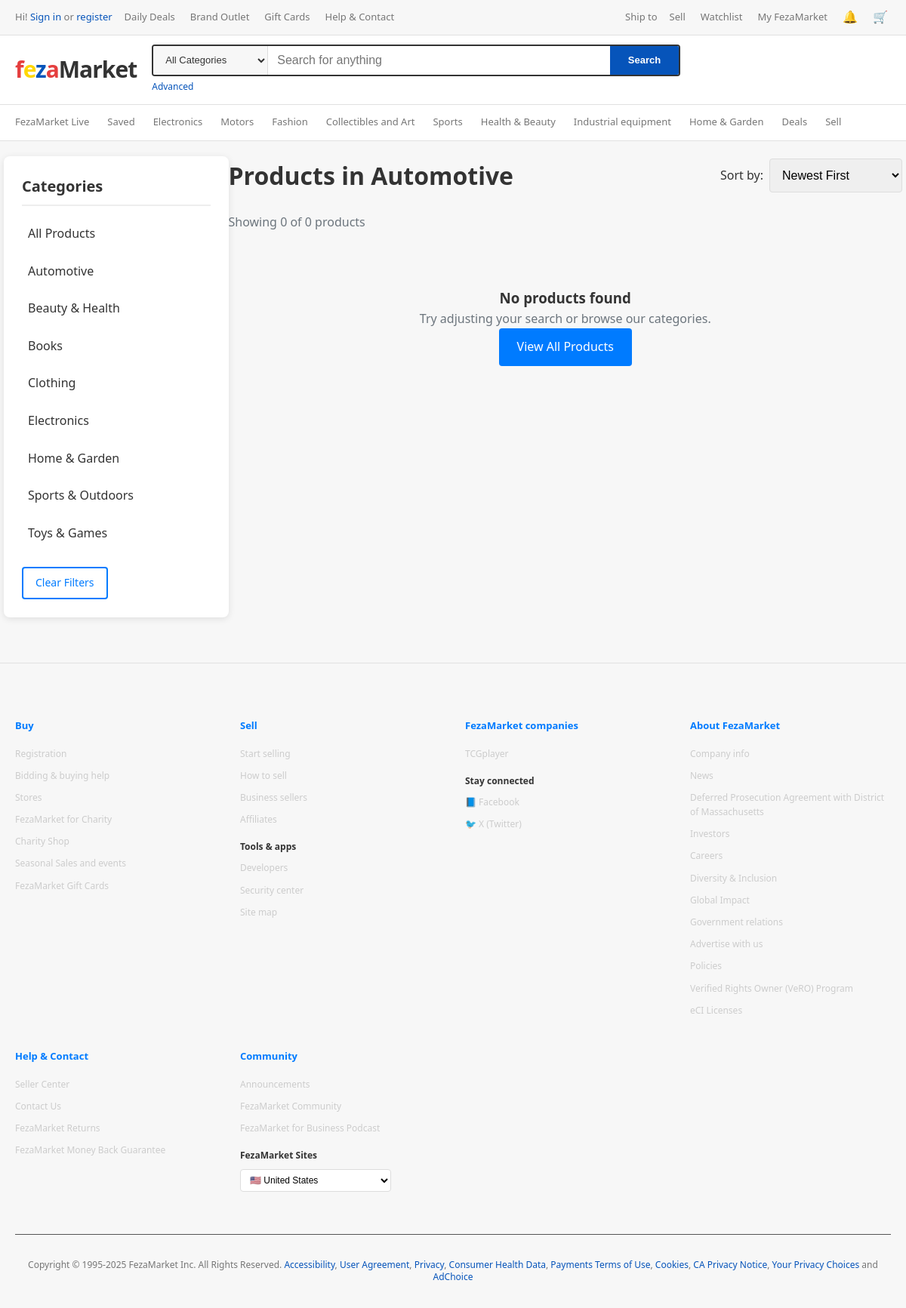
Page /products.php?category=8 on the committed database.
### tables this page shows
CREATE TABLE categories (
    id INT AUTO_INCREMENT PRIMARY KEY,
    name VARCHAR(100) NOT NULL,
    description TEXT,
    parent_id INT DEFAULT NULL,
    image_url VARCHAR(255),
    sort_order INT DEFAULT 0,
    status ENUM('active', 'inactive') DEFAULT 'active',
    created_at TIMESTAMP DEFAULT CURRENT_TIMESTAMP,
    FOREIGN KEY (parent_id) REFERENCES categories(id) ON DELETE SET NULL,
    INDEX idx_parent_id (parent_id),
    INDEX idx_status (status)
);

### includes/database.php (called while the page is built, shortened)
<?php
class Database {
    private static $instance = null;
    private $connection;
    private function __construct() {
        try {
            $dsn = "mysql:host=" . DB_HOST . ";dbname=" . DB_NAME . ";charset=" . DB_CHARSET;
            $options = [
                PDO::ATTR_ERRMODE => PDO::ERRMODE_EXCEPTION,
                PDO::ATTR_DEFAULT_FETCH_MODE => PDO::FETCH_ASSOC,
                PDO::ATTR_EMULATE_PREPARES => false,
                PDO::MYSQL_ATTR_INIT_COMMAND => "SET NAMES utf8mb4 COLLATE utf8mb4_unicode_ci"
            ];
            $this->connection = new PDO($dsn, DB_USER, DB_PASS, $options);
        } catch (PDOException $e) {
            if (DEBUG_MODE) {
                throw new Exception("MariaDB connection failed: " . $e->getMessage());
            } else {
                throw new Exception("Database connection failed");
            }
        }
    }
    public static function getInstance() {
        if (self::$instance === null) {
            self::$instance = new self();
        }
        return self::$instance;
    }
    public function getConnection() {
        return $this->connection;
    }
}
abstract class BaseModel {
    protected $db;
    protected $table;
    public function __construct() {
        $this->db = Database::getInstance()->getConnection();
    }
    public function find($id) {
        $stmt = $this->db->prepare("SELECT * FROM {$this->table} WHERE id = ?");
        $stmt->execute([$id]);
        return $stmt->fetch();
    }
    public function count($where = '') {
        $sql = "SELECT COUNT(*) FROM {$this->table}";
        if ($where) {
            $sql .= " WHERE {$where}";
        }
        $stmt = $this->db->query($sql);
        return $stmt->fetchColumn();
    }
}
?>

### includes/models.php (called while the page is built, shortened)
<?php
require_once __DIR__ . '/database.php';
class Product extends BaseModel {
    protected $table = 'products';
    public function findByCategory($categoryId, $limit = PRODUCTS_PER_PAGE, $offset = 0) {
        $stmt = $this->db->prepare("
            SELECT p.*, v.business_name as vendor_name
            FROM {$this->table} p
            LEFT JOIN vendors v ON p.vendor_id = v.id
            WHERE p.category_id = ? AND p.status = 'active'
            ORDER BY p.featured DESC, p.created_at DESC
            LIMIT {$limit} OFFSET {$offset}
        ");
        $stmt->execute([$categoryId]);
        return $stmt->fetchAll();
    }
}
class Category extends BaseModel {
    protected $table = 'categories';
    public function getParents() {
        $stmt = $this->db->prepare("SELECT * FROM {$this->table} WHERE parent_id IS NULL AND status = 'active' ORDER BY sort_order ASC, name ASC");
        $stmt->execute();
        return $stmt->fetchAll();
    }
}
?>

### includes/init.php (called while the page is built, shortened)
<?php
require_once __DIR__ . '/functions.php';
require_once __DIR__ . '/database.php';
require_once __DIR__ . '/models.php';
function includeHeader($title = '') {
    include __DIR__ . '/../templates/header.php';
}
function includeFooter() {
    include __DIR__ . '/../templates/footer.php';
}
?>

### includes/functions.php (called while the page is built, shortened)
<?php
function sanitizeInput($input) {
    return htmlspecialchars(trim($input), ENT_QUOTES, 'UTF-8');
}
?>

### products.php (the view, shortened to what this page needs)
<?php
require_once __DIR__ . '/includes/init.php';
$product = new Product();
$category = new Category();
$categoryId = (int)($_GET['category'] ?? 0);
$search = sanitizeInput($_GET['q'] ?? '');
$sort = sanitizeInput($_GET['sort'] ?? 'newest');
$page = max(1, (int)($_GET['page'] ?? 1));
$limit = PRODUCTS_PER_PAGE;
$offset = ($page - 1) * $limit;
$products = [];
$totalProducts = 0;
if ($search) {
    $products = $product->search($search, $limit, $offset);
    $totalProducts = count($product->search($search, 1000, 0));
    $pageTitle = "Search Results for \"$search\"";
} elseif ($categoryId) {
    $products = $product->findByCategory($categoryId, $limit, $offset);
    $totalProducts = $product->count("category_id = $categoryId AND status = 'active'");
    $categoryInfo = $category->find($categoryId);
    $pageTitle = $categoryInfo ? "Products in " . $categoryInfo['name'] : "Products";
} else {
    $products = $product->findAll($limit, $offset);
    $totalProducts = $product->count("status = 'active'");
    $pageTitle = "All Products";
}
$categories = $category->getParents();
$page_title = $pageTitle;
includeHeader($page_title);
?>
<div class="container">
    <div class="row">
        <div class="col-3">
            <div class="sidebar">
                <h3 class="sidebar-title">Categories</h3>
                <ul class="sidebar-list">
                    <li><a href="/products.php" class="<?php echo !$categoryId ? 'active' : ''; ?>">All Products</a></li>
                    <?php foreach ($categories as $cat): ?>
                        <li>
                            <a href="/products.php?category=<?php echo $cat['id']; ?>"
                               class="<?php echo $categoryId == $cat['id'] ? 'active' : ''; ?>">
                                <?php echo htmlspecialchars($cat['name']); ?>
                            </a>
                        </li>
                    <?php endforeach; ?>
                </ul>
                <?php if ($search || $categoryId): ?>
                <div class="mt-3">
                    <a href="/products.php" class="btn btn-outline btn-sm">Clear Filters</a>
                </div>
                <?php endif; ?>
            </div>
        </div>
        <div class="col-9">
            <div class="d-flex justify-between align-center mb-3">
                <h1><?php echo htmlspecialchars($pageTitle); ?></h1>
                <div class="d-flex align-center">
                    <label for="sort" style="margin-right: 0.5rem;">Sort by:</label>
                    <select id="sort" class="form-control sort-select" style="width: auto;">
                        <option value="newest" <?php echo $sort === 'newest' ? 'selected' : ''; ?>>Newest First</option>
                    </select>
                </div>
            </div>
            <p class="text-muted mb-3">
                Showing <?php echo count($products); ?> of <?php echo $totalProducts; ?> products
            </p>
            <?php if (empty($products)): ?>
                <div class="text-center" style="padding: 3rem;">
                    <h3>No products found</h3>
                    <p class="text-muted">Try adjusting your search or browse our categories.</p>
                    <a href="/products.php" class="btn">View All Products</a>
                </div>
            <?php endif; ?>
        </div>
    </div>
</div>

### rows in the picture
categories: name "Automotive", name "Products in Automotive"
categories: name "Beauty & Health"
categories: name "Books"
categories: name "Clothing"
categories: name "Electronics"
categories: name "Home & Garden"
categories: name "Sports & Outdoors"
categories: name "Toys & Games"

### other values in the picture
count($products) "0"
$totalProducts "0"
